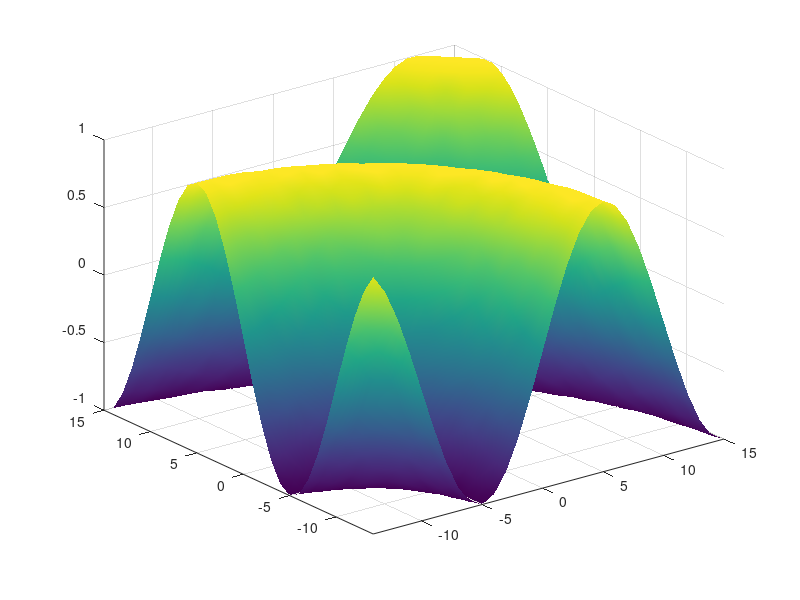

Recreate this plot in MATLAB. (Note: this script raises an error after producing the figure.)
%% INFLUENCE OF A CIRCULAR WAVE

clc
clear all

clf
kTH = 0.1*pi ;
L = [30,30] ;
x0 = [-5 -5]*3 ;

EspArgs = { ...
            'DIMS_K',[1 2] ...
            ,'R0',1:10 ...
            ,'SOLVER','eig' ...
            ,'CRITERION','ESTER' ...
            ,'CRIT_THRS', 1 ...
            ,'M/L',2/3 ...
            ,'FUNC',repmat('exp',[2 1]) ...
            ,'SHIFTS',eye(2) ...
            ,'DECIM', [1 1]*1  ...
            ,'COMPUTE_U', false  ...
            ,'COMPUTE_dK', true  ...
            ,'DEBUG', true  ...
            }.' ;

[XX,YY] = meshgrid(-floor(L(2)/2)+(1:L(2)),floor(-L(1)/2)+(1:L(1))) ;

RR = sqrt((XX-x0(2)).^2 + (YY-x0(1)).^2) ;
U = exp(1i*RR*kTH) ;

r = L ;
[u,s,v] = svd(U) ;
U=u(:,1:r)*s(1:r,1:r)*v(:,1:r)' ;

surf(XX,YY,real(U),'facecolor','interp','edgecolor','none')
axis tight
myaxisequal('xy') ;
      
OUT = ESPRIT(U,EspArgs{:}) ;
K = real(OUT.K) ;
dK = real(OUT.dK) ;
k = sqrt(sum(K.^2,1))
dk = sqrt(sum(dK.^2,1))
diffK = abs(k-kTH)







